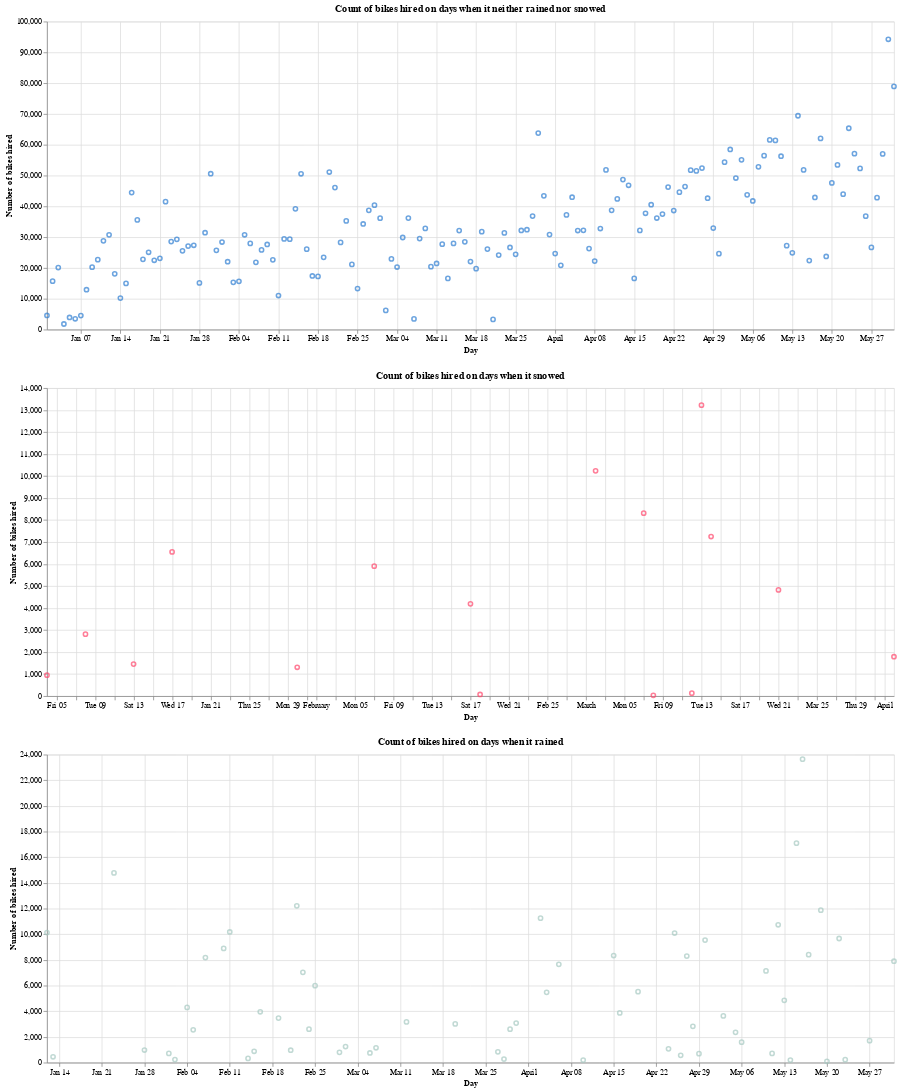

Notebook cell for this chart:
### Code cell
clear_chart & snow_chart & rain_chart

### Figure 1 — Vega-Lite specification as saved in the notebook (floating-point values rounded to 4 significant figures; data arrays with more than 128 entries replaced by an {"elided": "..."} marker saying what was removed)
{"config": {"view": {"continuousWidth": 400, "continuousHeight": 300}}, "vconcat": [{"data": {"name": "data-d49e7983b709840615c0e542c21184c1"}, "mark": {"type": "point", "color": "#2D7DD2"}, "encoding": {"x": {"type": "temporal", "field": "Time to nearest hour", "title": "Day"}, "y": {"type": "quantitative", "field": "Number of bikes hired"}}, "height": 400, "title": "Count of bikes hired on days when it neither rained nor snowed", "width": 1100}, {"data": {"name": "data-24a950e13b1602bbded8e9844b541664"}, "mark": {"type": "point", "color": "#FF476C"}, "encoding": {"x": {"type": "temporal", "field": "Time to nearest hour", "title": "Day"}, "y": {"type": "quantitative", "field": "Number of bikes hired"}}, "height": 400, "title": "Count of bikes hired on days when it snowed", "width": 1100}, {"data": {"name": "data-59e7e084662ea3893634aa3aec75a5a7"}, "mark": {"type": "point", "color": "#A6C9C2"}, "encoding": {"x": {"type": "temporal", "field": "Time to nearest hour", "title": "Day"}, "y": {"type": "quantitative", "field": "Number of bikes hired"}}, "height": 400, "title": "Count of bikes hired on days when it rained", "width": 1100}], "$schema": "https://vega.github.io/schema/vega-lite/v4.8.1.json", "datasets": {"data-d49e7983b709840615c0e542c21184c1": {"elided": "151 records"}, "data-24a950e13b1602bbded8e9844b541664": [{"Time to nearest hour": "2018-01-04T00:00:00", "Number of bikes hired": 952}, {"Time to nearest hour": "2018-01-08T00:00:00", "Number of bikes hired": 2815}, {"Time to nearest hour": "2018-01-13T00:00:00", "Number of bikes hired": 1453}, {"Time to nearest hour": "2018-01-17T00:00:00", "Number of bikes hired": 6554}, {"Time to nearest hour": "2018-01-30T00:00:00", "Number of bikes hired": 1310}, {"Time to nearest hour": "2018-02-07T00:00:00", "Number of bikes hired": 5907}, {"Time to nearest hour": "2018-02-17T00:00:00", "Number of bikes hired": 4193}, {"Time to nearest hour": "2018-02-18T00:00:00", "Number of bikes hired": 72}, {"Time to nearest hour": "2018-03-02T00:00:00", "Number of bikes hired": 10238}, {"Time to nearest hour": "2018-03-07T00:00:00", "Number of bikes hired": 8313}, {"Time to nearest hour": "2018-03-08T00:00:00", "Number of bikes hired": 36}, {"Time to nearest hour": "2018-03-12T00:00:00", "Number of bikes hired": 134}, {"Time to nearest hour": "2018-03-13T00:00:00", "Number of bikes hired": 13222}, {"Time to nearest hour": "2018-03-14T00:00:00", "Number of bikes hired": 7252}, {"Time to nearest hour": "2018-03-21T00:00:00", "Number of bikes hired": 4825}, {"Time to nearest hour": "2018-04-02T00:00:00", "Number of bikes hired": 1789}], "data-59e7e084662ea3893634aa3aec75a5a7": [{"Time to nearest hour": "2018-01-12T00:00:00", "Number of bikes hired": 10132}, {"Time to nearest hour": "2018-01-13T00:00:00", "Number of bikes hired": 454}, {"Time to nearest hour": "2018-01-23T00:00:00", "Number of bikes hired": 14779}, {"Time to nearest hour": "2018-01-28T00:00:00", "Number of bikes hired": 981}, {"Time to nearest hour": "2018-02-01T00:00:00", "Number of bikes hired": 715}, {"Time to nearest hour": "2018-02-02T00:00:00", "Number of bikes hired": 236}, {"Time to nearest hour": "2018-02-04T00:00:00", "Number of bikes hired": 4300}, {"Time to nearest hour": "2018-02-05T00:00:00", "Number of bikes hired": 2552}, {"Time to nearest hour": "2018-02-07T00:00:00", "Number of bikes hired": 8184}, {"Time to nearest hour": "2018-02-10T00:00:00", "Number of bikes hired": 8898}, {"Time to nearest hour": "2018-02-11T00:00:00", "Number of bikes hired": 10177}, {"Time to nearest hour": "2018-02-14T00:00:00", "Number of bikes hired": 325}, {"Time to nearest hour": "2018-02-15T00:00:00", "Number of bikes hired": 884}, {"Time to nearest hour": "2018-02-16T00:00:00", "Number of bikes hired": 3960}, {"Time to nearest hour": "2018-02-19T00:00:00", "Number of bikes hired": 3468}, {"Time to nearest hour": "2018-02-21T00:00:00", "Number of bikes hired": 963}, {"Time to nearest hour": "2018-02-22T00:00:00", "Number of bikes hired": 12216}, {"Time to nearest hour": "2018-02-23T00:00:00", "Number of bikes hired": 7031}, {"Time to nearest hour": "2018-02-24T00:00:00", "Number of bikes hired": 2606}, {"Time to nearest hour": "2018-02-25T00:00:00", "Number of bikes hired": 5994}, {"Time to nearest hour": "2018-03-01T00:00:00", "Number of bikes hired": 801}, {"Time to nearest hour": "2018-03-02T00:00:00", "Number of bikes hired": 1251}, {"Time to nearest hour": "2018-03-06T00:00:00", "Number of bikes hired": 749}, {"Time to nearest hour": "2018-03-07T00:00:00", "Number of bikes hired": 1156}, {"Time to nearest hour": "2018-03-12T00:00:00", "Number of bikes hired": 3170}, {"Time to nearest hour": "2018-03-20T00:00:00", "Number of bikes hired": 3012}, {"Time to nearest hour": "2018-03-27T00:00:00", "Number of bikes hired": 841}, {"Time to nearest hour": "2018-03-28T00:00:00", "Number of bikes hired": 277}, {"Time to nearest hour": "2018-03-29T00:00:00", "Number of bikes hired": 2608}, {"Time to nearest hour": "2018-03-30T00:00:00", "Number of bikes hired": 3077}, {"Time to nearest hour": "2018-04-03T00:00:00", "Number of bikes hired": 11253}, {"Time to nearest hour": "2018-04-04T00:00:00", "Number of bikes hired": 5473}, {"Time to nearest hour": "2018-04-06T00:00:00", "Number of bikes hired": 7658}, {"Time to nearest hour": "2018-04-10T00:00:00", "Number of bikes hired": 197}, {"Time to nearest hour": "2018-04-15T00:00:00", "Number of bikes hired": 8344}, {"Time to nearest hour": "2018-04-16T00:00:00", "Number of bikes hired": 3870}, {"Time to nearest hour": "2018-04-19T00:00:00", "Number of bikes hired": 5527}, {"Time to nearest hour": "2018-04-24T00:00:00", "Number of bikes hired": 1076}, {"Time to nearest hour": "2018-04-25T00:00:00", "Number of bikes hired": 10097}, {"Time to nearest hour": "2018-04-26T00:00:00", "Number of bikes hired": 568}, {"Time to nearest hour": "2018-04-27T00:00:00", "Number of bikes hired": 8298}, {"Time to nearest hour": "2018-04-28T00:00:00", "Number of bikes hired": 2827}, {"Time to nearest hour": "2018-04-29T00:00:00", "Number of bikes hired": 695}, {"Time to nearest hour": "2018-04-30T00:00:00", "Number of bikes hired": 9546}, {"Time to nearest hour": "2018-05-03T00:00:00", "Number of bikes hired": 3637}, {"Time to nearest hour": "2018-05-05T00:00:00", "Number of bikes hired": 2359}, {"Time to nearest hour": "2018-05-06T00:00:00", "Number of bikes hired": 1593}, {"Time to nearest hour": "2018-05-10T00:00:00", "Number of bikes hired": 7147}, {"Time to nearest hour": "2018-05-11T00:00:00", "Number of bikes hired": 714}, {"Time to nearest hour": "2018-05-12T00:00:00", "Number of bikes hired": 10741}, {"Time to nearest hour": "2018-05-13T00:00:00", "Number of bikes hired": 4853}, {"Time to nearest hour": "2018-05-14T00:00:00", "Number of bikes hired": 193}, {"Time to nearest hour": "2018-05-15T00:00:00", "Number of bikes hired": 17097}, {"Time to nearest hour": "2018-05-16T00:00:00", "Number of bikes hired": 23644}, {"Time to nearest hour": "2018-05-17T00:00:00", "Number of bikes hired": 8407}, {"Time to nearest hour": "2018-05-19T00:00:00", "Number of bikes hired": 11876}, {"Time to nearest hour": "2018-05-20T00:00:00", "Number of bikes hired": 97}, {"Time to nearest hour": "2018-05-22T00:00:00", "Number of bikes hired": 9670}, {"Time to nearest hour": "2018-05-23T00:00:00", "Number of bikes hired": 228}, {"Time to nearest hour": "2018-05-27T00:00:00", "Number of bikes hired": 1710}, {"Time to nearest hour": "2018-05-31T00:00:00", "Number of bikes hired": 7899}]}}
